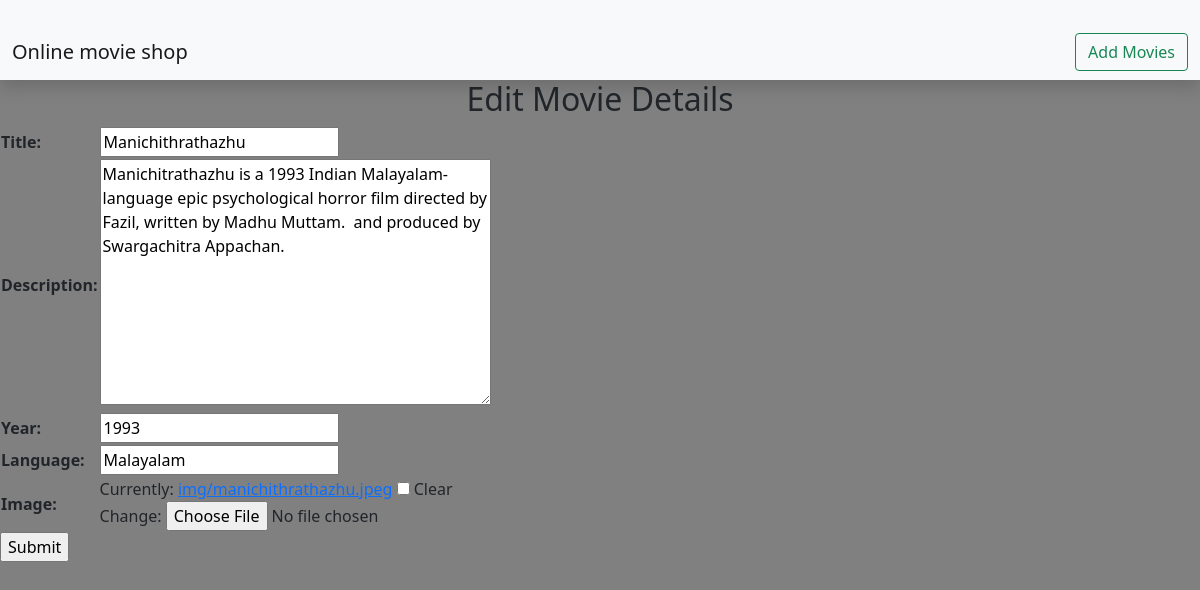
Screenshot of /edit/1 with the database file from the repository.
### app1/models.py (models this page shows, shortened)
class Movie(models.Model):
    title=models.CharField(max_length=20)
    description=models.TextField()
    year=models.IntegerField()
    language=models.CharField(max_length=20)
    image=models.ImageField(upload_to="img",blank=True,null=True)

### app1/views.py (the view)
# urls.py: path('edit/<int:pk>',views.Update.as_view(),name="edit"),
class Update(UpdateView):
    model=Movie
    fields=['title','description','year','language','image']
    template_name='edit.html'
    success_url=reverse_lazy('app1:home')

### template/edit.html (shortened to what this page needs)
{% extends 'base.html' %}
{% load static %}
{% block content %}
<h2 class="text-center">Edit Movie Details</h2>
<form method="POST" enctype="multipart/form-data">
  <table>
        {{form.as_table}}
    </table>
    <input type="submit">
</form>
{% endblock %}

### static/css/style.css (style rules this page uses)
body { background-color:grey; }

### rows the page displays
Movie: title "Manichithrathazhu", description "Manichitrathazhu is a 1993 Indian Malayalam-language epic psychological horror film directed by Fazil, written by Madhu Muttam. and produced by Swargachitra Appachan.", year "1993", language "Malayalam"
